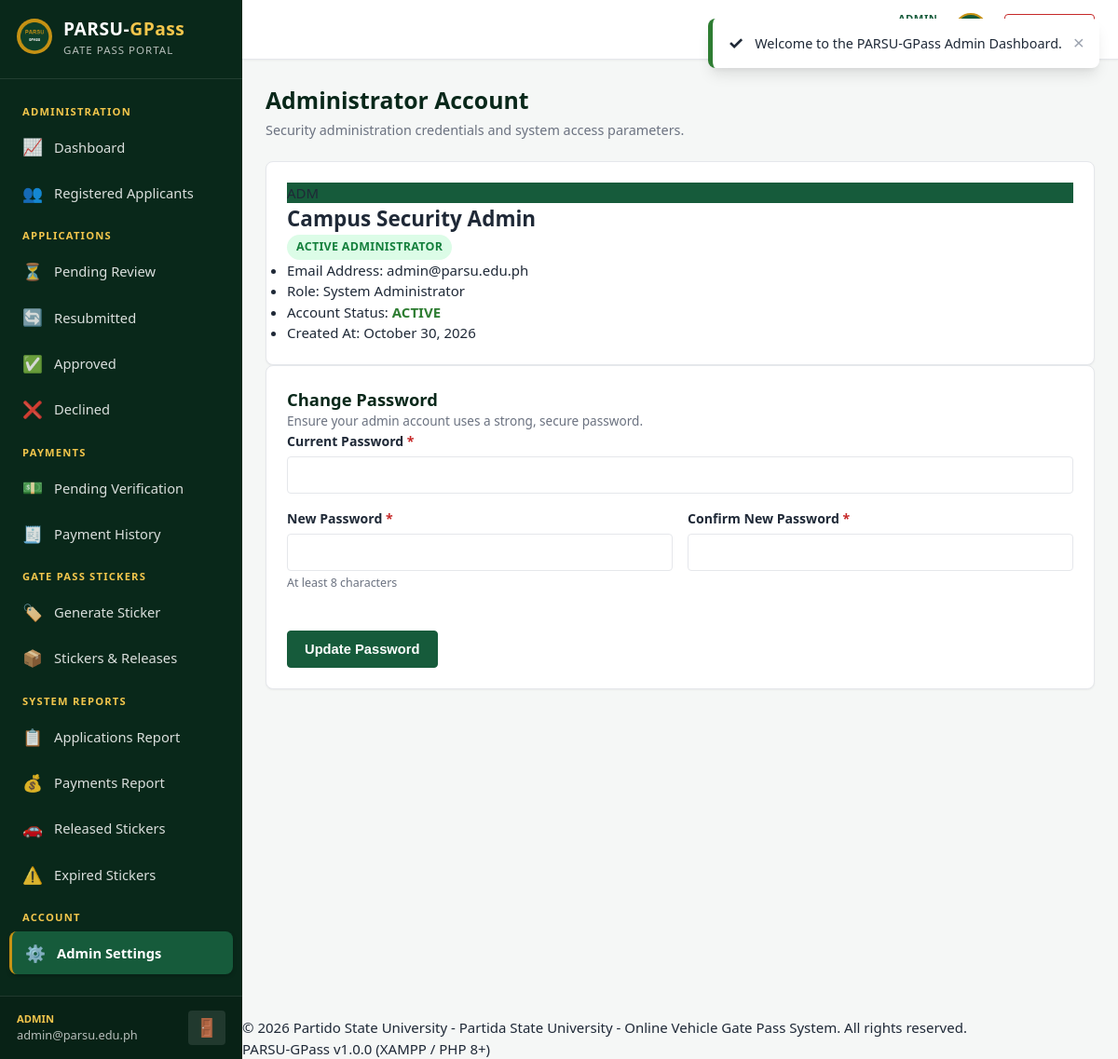
Screenshot of /admin/profile.php (signed in) with the database file from the repository.
### tables this page shows
CREATE TABLE `users` (
  `user_id` INT AUTO_INCREMENT PRIMARY KEY,
  `email` VARCHAR(150) NOT NULL UNIQUE,
  `password` VARCHAR(255) NOT NULL,
  `account_role` ENUM('applicant', 'admin') NOT NULL DEFAULT 'applicant',
  `account_status` ENUM('active', 'inactive') NOT NULL DEFAULT 'active',
  `created_at` TIMESTAMP NOT NULL DEFAULT CURRENT_TIMESTAMP
);

### includes/functions.php (called while the page is built, shortened)
<?php
function e(?string $string): string {
    return htmlspecialchars((string)$string, ENT_QUOTES, 'UTF-8');
}

### admin/profile.php (the view, shortened to what this page needs)
<?php
$db = getDBConnection();
$adminId = (int)$_SESSION['user_id'];
$stmt = $db->prepare("SELECT user_id, email, account_role, account_status, created_at FROM users WHERE user_id = ?");
$stmt->execute([$adminId]);
$admin = $stmt->fetch();
include __DIR__ . '/../includes/header.php';
?>
<div class="page-title-bar">
    <div>
        <h1 class="page-title">Administrator Account</h1>
        <p class="page-subtitle">Security administration credentials and system access parameters.</p>
    </div>
</div>
<div class="profile-layout-grid">
    <div class="card profile-card">
        <div class="profile-avatar-wrap">
            <div class="profile-avatar-large" style="background: #165b3b;">
                ADM
            </div>
            <h2 class="profile-fullname">Campus Security Admin</h2>
            <div class="profile-role-badge">
                <span class="badge badge-success">Active Administrator</span>
            </div>
        </div>
        <ul class="profile-meta-list">
            <li>
                <span class="meta-label">Email Address:</span>
                <span class="meta-value"><?= e($admin['email']) ?></span>
            </li>
            <li>
                <span class="meta-label">Role:</span>
                <span class="meta-value">System Administrator</span>
            </li>
            <li>
                <span class="meta-label">Account Status:</span>
                <span class="meta-value text-success font-bold"><?= strtoupper(e($admin['account_status'])) ?></span>
            </li>
            <li>
                <span class="meta-label">Created At:</span>
                <span class="meta-value"><?= date('F d, Y', strtotime($admin['created_at'])) ?></span>
            </li>
        </ul>
    </div>
    <div class="card profile-form-card">
        <div class="card-header-tabs">
            <h3 class="card-heading">Change Password</h3>
            <p class="card-subtext">Ensure your admin account uses a strong, secure password.</p>
        </div>
        <form action="<?= BASE_URL ?>/admin/profile.php" method="POST" class="standard-form">
            <div class="form-group">
                <label for="current_password" class="form-label">Current Password <span class="text-danger">*</span></label>
                <input type="password" name="current_password" id="current_password" class="form-control" required>
            </div>
            <div class="form-row">
                <div class="form-group col-md-6">
                    <label for="new_password" class="form-label">New Password <span class="text-danger">*</span></label>
                    <input type="password" name="new_password" id="new_password" class="form-control" minlength="8" required>
                    <small class="form-hint">At least 8 characters</small>
                </div>
                <div class="form-group col-md-6">
                    <label for="confirm_password" class="form-label">Confirm New Password <span class="text-danger">*</span></label>
                    <input type="password" name="confirm_password" id="confirm_password" class="form-control" required>
                </div>
            </div>
            <div class="form-actions" style="margin-top: 25px;">
                <button type="submit" class="btn btn-primary">Update Password</button>
            </div>
        </form>
    </div>
</div>
<?php include __DIR__ . '/../includes/footer.php'; ?>

### assets/css/style.css (style rules this page uses)
:root { --primary-color: #0e3e28; --primary-light: #165b3b; --primary-dark: #09281a; --gold-color: #c69214; --gold-light: #f3c64c; --gold-dark: #9e730a; --accent-indigo: #3b429f; --success-color: #2e7d32; --danger-color: #c62828; --warning-color: #ef6c00; --info-color: #0277bd; --bg-main: #f5f7f6; --bg-surface: #ffffff; --text-primary: #1f2937; --text-secondary: #4b5563; --text-muted: #6b7280; --border-color: #e5e7eb; --border-light: #f3f4f6; --font-sans: system-ui, -apple-system, 'Segoe UI', Roboto, Helvetica, Arial, sans-serif; --shadow-sm: 0 1px 2px 0 rgba(0, 0, 0, 0.05); --shadow-md: 0 4px 6px -1px rgba(0, 0, 0, 0.08), 0 2px 4px -1px rgba(0, 0, 0, 0.04); --shadow-lg: 0 10px 15px -3px rgba(0, 0, 0, 0.1), 0 4px 6px -2px rgba(0, 0, 0, 0.05); --radius-sm: 4px; --radius-md: 8px; --radius-lg: 12px; }
*, *::before, *::after { box-sizing: border-box; margin: 0; padding: 0; }
body { font-family: var(--font-sans); font-size: 15px; line-height: 1.5; color: var(--text-primary); background-color: var(--bg-main); -webkit-font-smoothing: antialiased; }
.font-bold { font-weight: 700; }
.text-danger { color: var(--danger-color) !important; }
.text-success { color: var(--success-color) !important; }
.card { background-color: var(--bg-surface); border-radius: var(--radius-md); border: 1px solid var(--border-color); box-shadow: var(--shadow-sm); padding: 22px; }
.card-heading { font-size: 1.15rem; font-weight: 700; color: var(--primary-dark); }
.card-subtext { font-size: 0.85rem; color: var(--text-muted); }
.page-title-bar { display: flex; align-items: center; justify-content: space-between; margin-bottom: 22px; flex-wrap: wrap; gap: 15px; }
.page-title { font-size: 1.55rem; font-weight: 800; color: var(--primary-dark); }
.page-subtitle { font-size: 0.9rem; color: var(--text-muted); margin-top: 3px; }
.btn { display: inline-flex; align-items: center; justify-content: center; gap: 8px; padding: 9px 18px; font-size: 0.92rem; font-weight: 600; border-radius: var(--radius-sm); border: 1px solid transparent; cursor: pointer; transition: all 0.2s ease; text-align: center; text-decoration: none; line-height: 1.4; }
.btn-primary { background-color: var(--primary-light); color: #ffffff; border-color: var(--primary-light); }
.badge { display: inline-block; padding: 4px 10px; font-size: 0.78rem; font-weight: 700; border-radius: 9999px; text-align: center; letter-spacing: 0.3px; text-transform: uppercase; }
.badge-success { background: #dcfce7; color: #15803d; }
.form-group { margin-bottom: 16px; }
.form-label { display: block; font-size: 0.88rem; font-weight: 600; color: var(--text-primary); margin-bottom: 6px; }
.form-control { width: 100%; padding: 9px 13px; font-size: 0.95rem; font-family: inherit; color: var(--text-primary); background-color: #ffffff; border: 1px solid var(--border-color); border-radius: var(--radius-sm); transition: border-color 0.15s ease, box-shadow 0.15s ease; }
.form-hint { display: block; font-size: 0.78rem; color: var(--text-muted); margin-top: 4px; }
.form-row { display: flex; flex-wrap: wrap; margin: 0 -8px; }
.col-md-6 { flex: 0 0 50%; padding: 0 8px; }

### rows the page displays
users: email "admin@parsu.edu.ph", account_status "ACTIVE", created_at "October 30, 2026"

### other values shown
$icon "✓"
$text "Welcome to the PARSU-GPass Admin Dashboard."
$role "ADMIN"
$_SESSION['user_email'] "admin@parsu.edu.ph"
UNIVERSITY_NAME "Partido State University"
APP_FULL_NAME "Partida State University - Online Vehicle Gate Pass System"
